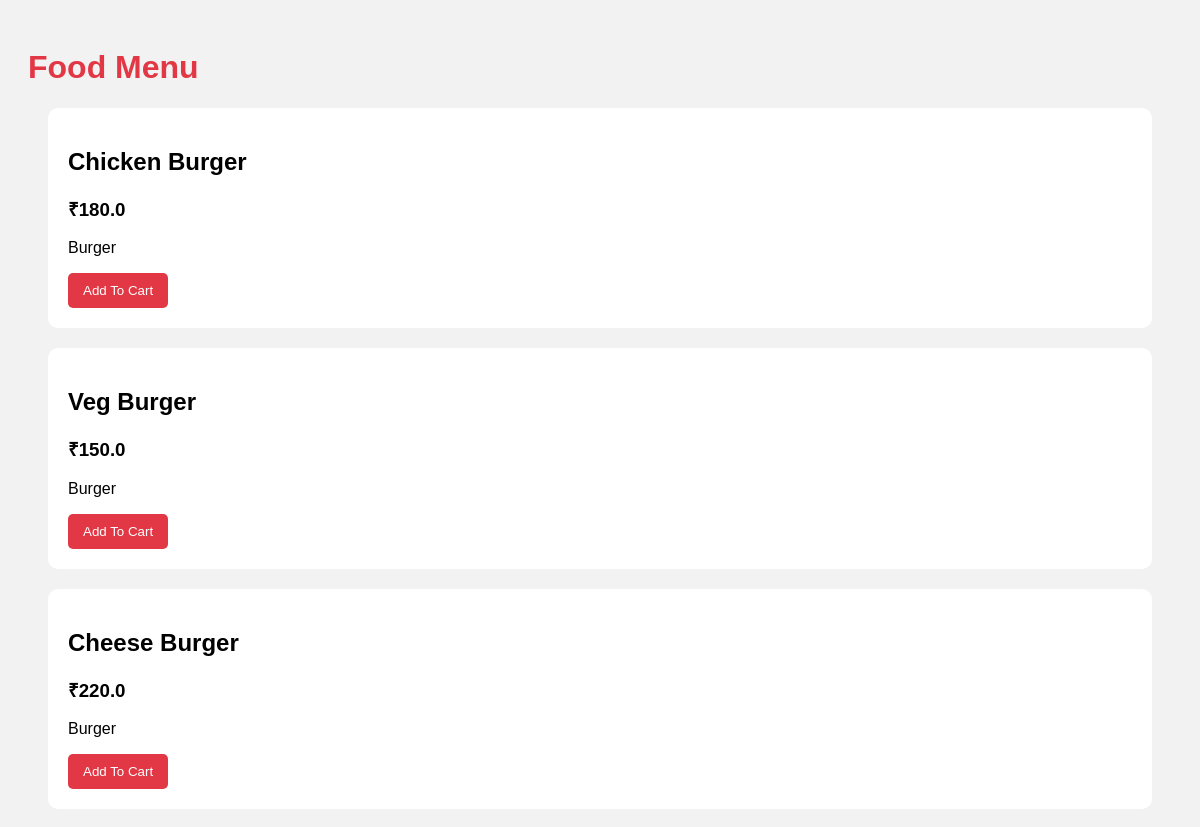
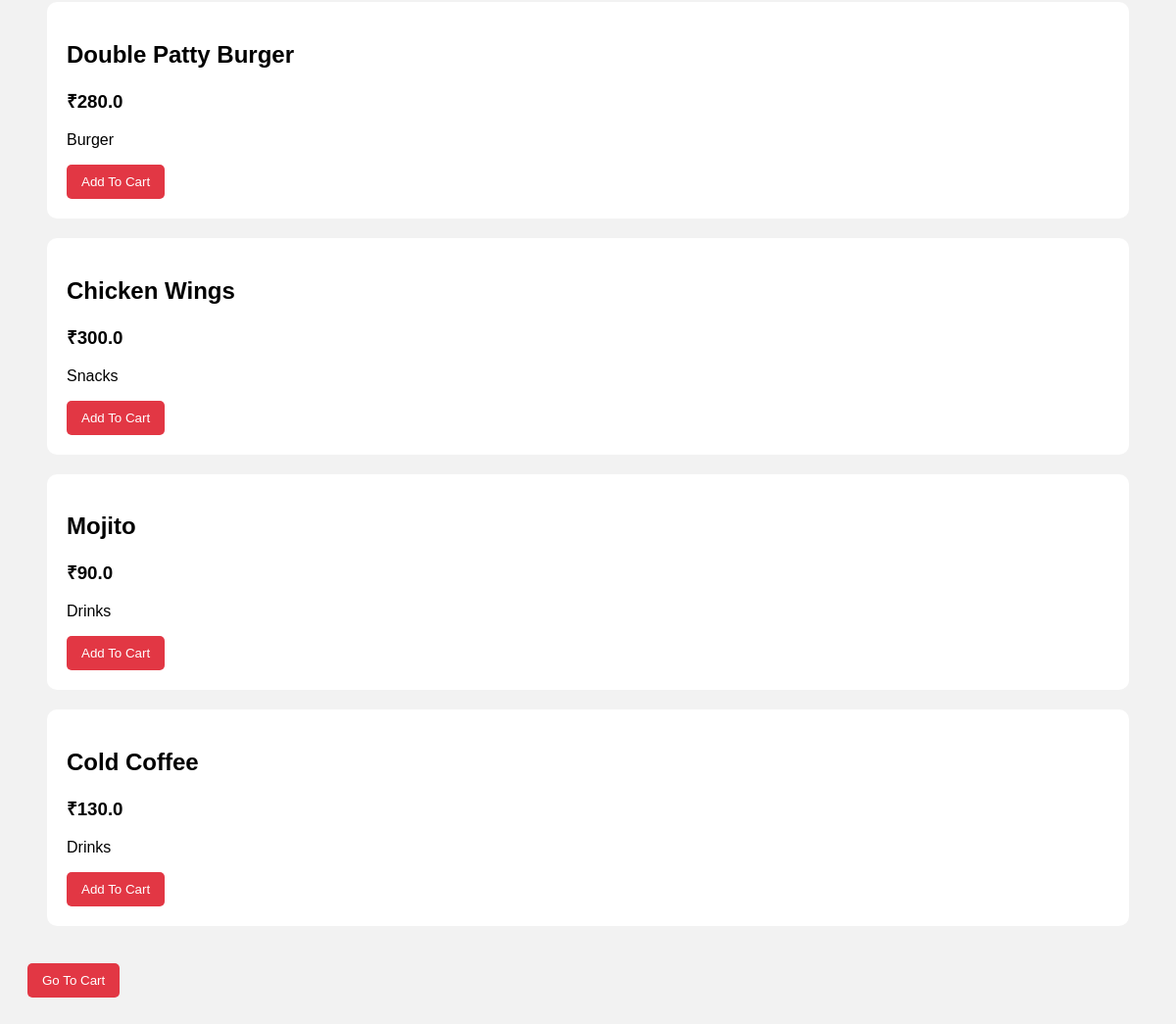
The app's page /menu/2 with its own data (2 pictures, top to bottom).
### tables this page shows
CREATE TABLE FoodItems (

    food_id INTEGER PRIMARY KEY AUTOINCREMENT,

    restaurant_id INTEGER,

    food_name TEXT,

    price REAL,

    category TEXT
);

### app.py (the view)
@app.route('/menu/<int:restaurant_id>')
def menu(restaurant_id):
    conn = sqlite3.connect('food_ordering.db')
    cursor = conn.cursor()
    cursor.execute("""
    SELECT * FROM FoodItems
    WHERE restaurant_id = ?
    """, (restaurant_id,))
    food_items = cursor.fetchall()
    conn.close()
    return render_template(
        'menu.html',
        food_items=food_items
    )

### templates/menu.html (shortened to what this page needs)
<!DOCTYPE html>
<html>
<head>
    <link rel="stylesheet"
          href="{{ url_for('static', filename='style.css') }}">
</head>
<body>
<h1>Food Menu</h1>
{% if food_items %}
    {% for item in food_items %}
    <div style="
        background:white;
        padding:20px;
        margin:20px;
        border-radius:10px;
    ">
        <h2>{{ item[2] }}</h2>
        <h3>₹{{ item[3] }}</h3>
        <p>{{ item[4] }}</p>
        <a href="/add_to_cart/{{ item[0] }}">
            <button>
                Add To Cart
            </button>
        </a>
    </div>
    {% endfor %}
{% else %}
    <h2>No Food Items Found</h2>
{% endif %}
<br>
<a href="/cart">
    <button>
        Go To Cart
    </button>
</a>
</body>
</html>

### static/style.css (style rules this page uses)
body { font-family: Arial; background: #f2f2f2; padding: 20px; }
h1 { color: #e23744; }
button { background: #e23744; color: white; border: none; padding: 10px 15px; border-radius: 5px; cursor: pointer; }

### records on screen
FoodItems: food_name "Chicken Burger", price "180.0", category "Burger"
FoodItems: food_name "Veg Burger", price "150.0", category "Burger"
FoodItems: food_name "Cheese Burger", price "220.0", category "Burger"
FoodItems: food_name "Double Patty Burger", price "280.0", category "Burger"
FoodItems: food_name "Chicken Wings", price "300.0", category "Snacks"
FoodItems: food_name "Mojito", price "90.0", category "Drinks"
FoodItems: food_name "Cold Coffee", price "130.0", category "Drinks"
